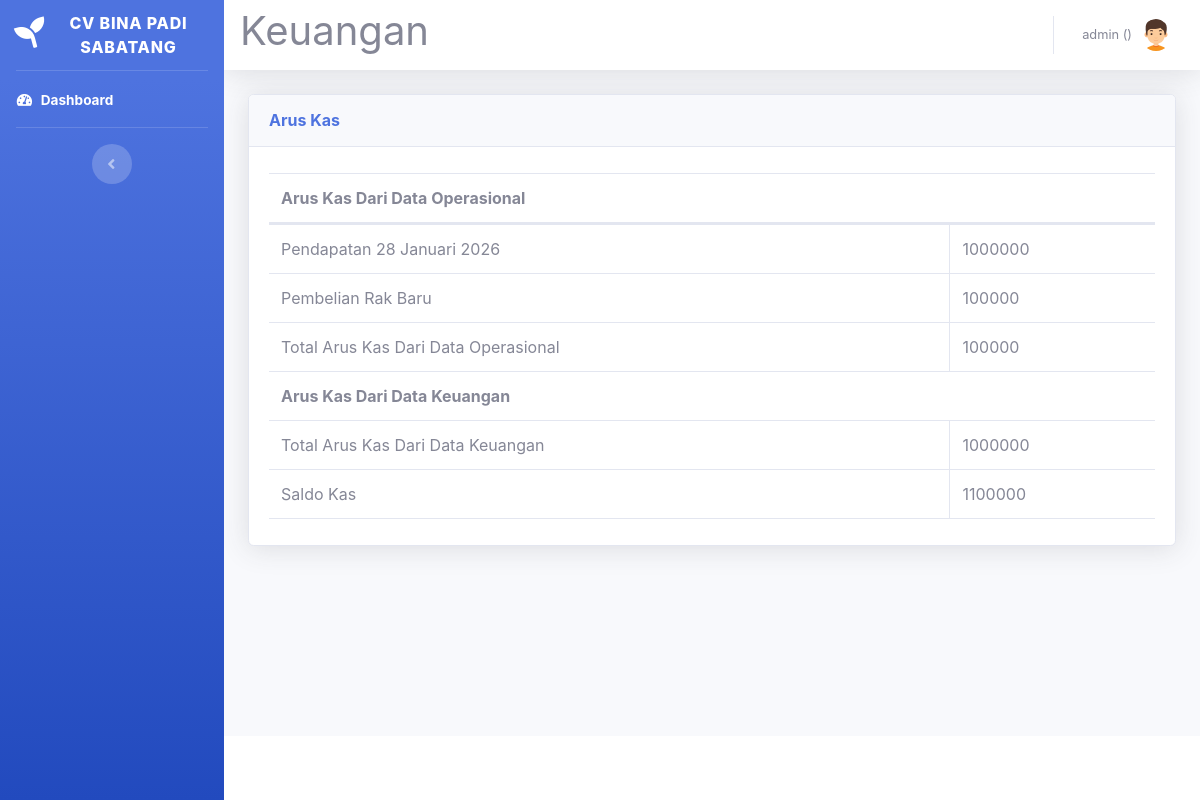
Before: /arus-kas-lihat.php (signed in) with the older database file.
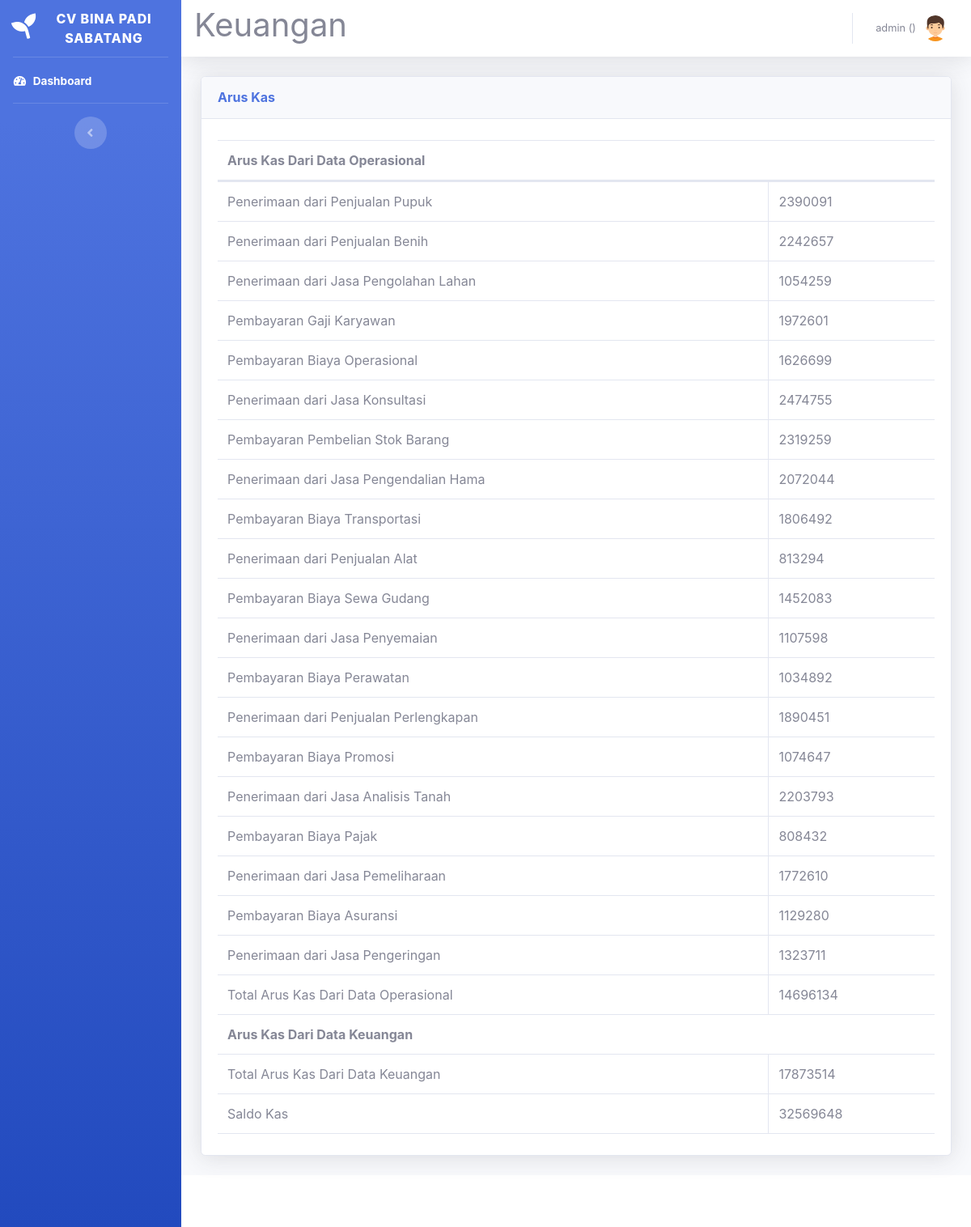
After: the same page with the newer database file.
### tables this page shows
CREATE TABLE `arus_kas` (
  `id_arus_kas` int(11) NOT NULL,
  `tanggal` date DEFAULT NULL,
  `sumber` varchar(150) DEFAULT NULL,
  `jumlah` int(30) DEFAULT NULL,
  `kas_awal` bigint(20) DEFAULT 0,
  `status` int(5) DEFAULT NULL,
  `id_user` int(5) DEFAULT NULL
);

### arus-kas-lihat.php (the view, shortened to what this page needs)
<!DOCTYPE html>
<html lang="en">
<head>
    <link href="vendor/fontawesome-free/css/all.min.css" rel="stylesheet" type="text/css">
    <link href="css/sb-admin-2.min.css" rel="stylesheet">
    <link href="vendor/datatables/dataTables.bootstrap4.min.css" rel="stylesheet">
</head>
<body id="page-top">
    <?php
    require 'sidebar.php'; ?>
    <div id="content">
        <?php require 'navbar.php'; ?>
        <div class="container-fluid">
            <div class="card shadow mb-4">
                <div class="card-header py-3">
                    <h6 class="m-0 font-weight-bold text-primary">Arus Kas</h6>
                </div>
                <div class="card-body">
                    <div class="table-responsive">
                        <table class="table table-bordered" id="dataTable" width="100%" cellspacing="0">
                            <thead>
                                <tr>
                                    <th colspan="2">Arus Kas Dari Data Operasional</th>
                                </tr>
                            </thead>
                            <tbody>
                                <?php
                                include('koneksi.php');
                                $sql = "SELECT sumber, jumlah, status FROM arus_kas WHERE status IN (1, 2)";
                                $result = $koneksi->query($sql);
                                $total_arus_kas_operasional = 0;
                                $total_arus_kas_keuangan = 0;
                                $total_arus_kas_semua = 0;
                                if ($result->num_rows > 0) {
                                    while ($row = $result->fetch_assoc()) {
                                        echo "<tr>
                                            <td>" . $row['sumber'] . "</td>
                                            <td>" . $row['jumlah'] . "</td>
                                        </tr>";
                                        if ($row['status'] == 1) {
                                            $total_arus_kas_operasional += $row['jumlah'];
                                        } elseif ($row['status'] == 2) {
                                            $total_arus_kas_keuangan += $row['jumlah'];
                                        }
                                        $total_arus_kas_semua += $row['jumlah'];
                                    }
                                } else {
                                    echo "<tr><td colspan='2'>Tidak ada data dengan status operasional atau keuangan</td></tr>";
                                }
                                ?>
                            </tbody>
                            <tr>
                                <td>Total Arus Kas Dari Data Operasional</td>
                                <td><?php echo $total_arus_kas_operasional; ?></td>
                            </tr>
                            <tbody>
                                <tr>
                                    <th colspan="2">Arus Kas Dari Data Keuangan</th>
                                </tr>
                                <tr>
                                    <td>Total Arus Kas Dari Data Keuangan</td>
                                    <td><?php echo $total_arus_kas_keuangan; ?></td>
                                </tr>
                            </tbody>
                            <tfoot>
                                <tr>
                                    <td>Saldo Kas</td>
                                    <td><?php echo $total_arus_kas_semua; ?></td>
                                </tr>
                            </tfoot>
                        </table>
                    </div>
                </div>
            </div>
        </div>
    </div>
    <?php require 'footer.php' ?>
    </div>
    </div>
</body>
</html>

Changed rows visible on the page:
removed arus_kas: sumber "Pendapatan 28 Januari 2026", jumlah "1000000"
removed arus_kas: sumber "Pembelian Rak Baru", jumlah "100000"
added arus_kas: sumber "Penerimaan dari Penjualan Pupuk", jumlah "2390091"
added arus_kas: sumber "Penerimaan dari Penjualan Benih", jumlah "2242657"
added arus_kas: sumber "Penerimaan dari Jasa Pengolahan Lahan", jumlah "1054259"
added arus_kas: sumber "Pembayaran Gaji Karyawan", jumlah "1972601"
added arus_kas: sumber "Pembayaran Biaya Operasional", jumlah "1626699"
added arus_kas: sumber "Penerimaan dari Jasa Konsultasi", jumlah "2474755"
added arus_kas: sumber "Pembayaran Pembelian Stok Barang", jumlah "2319259"
added arus_kas: sumber "Penerimaan dari Jasa Pengendalian Hama", jumlah "2072044"
added arus_kas: sumber "Pembayaran Biaya Transportasi", jumlah "1806492"
added arus_kas: sumber "Penerimaan dari Penjualan Alat", jumlah "813294"
added arus_kas: sumber "Pembayaran Biaya Sewa Gudang", jumlah "1452083"
added arus_kas: sumber "Penerimaan dari Jasa Penyemaian", jumlah "1107598"
added arus_kas: sumber "Pembayaran Biaya Perawatan", jumlah "1034892"
added arus_kas: sumber "Penerimaan dari Penjualan Perlengkapan", jumlah "1890451"
added arus_kas: sumber "Pembayaran Biaya Promosi", jumlah "1074647"
added arus_kas: sumber "Penerimaan dari Jasa Analisis Tanah", jumlah "2203793"
added arus_kas: sumber "Pembayaran Biaya Pajak", jumlah "808432"
added arus_kas: sumber "Penerimaan dari Jasa Pemeliharaan", jumlah "1772610"
added arus_kas: sumber "Pembayaran Biaya Asuransi", jumlah "1129280"
added arus_kas: sumber "Penerimaan dari Jasa Pengeringan", jumlah "1323711"
Other visible differences:
$total_arus_kas_operasional: "100000" → "14696134"
$total_arus_kas_keuangan: "1000000" → "17873514"
$total_arus_kas_semua: "1100000" → "32569648"
